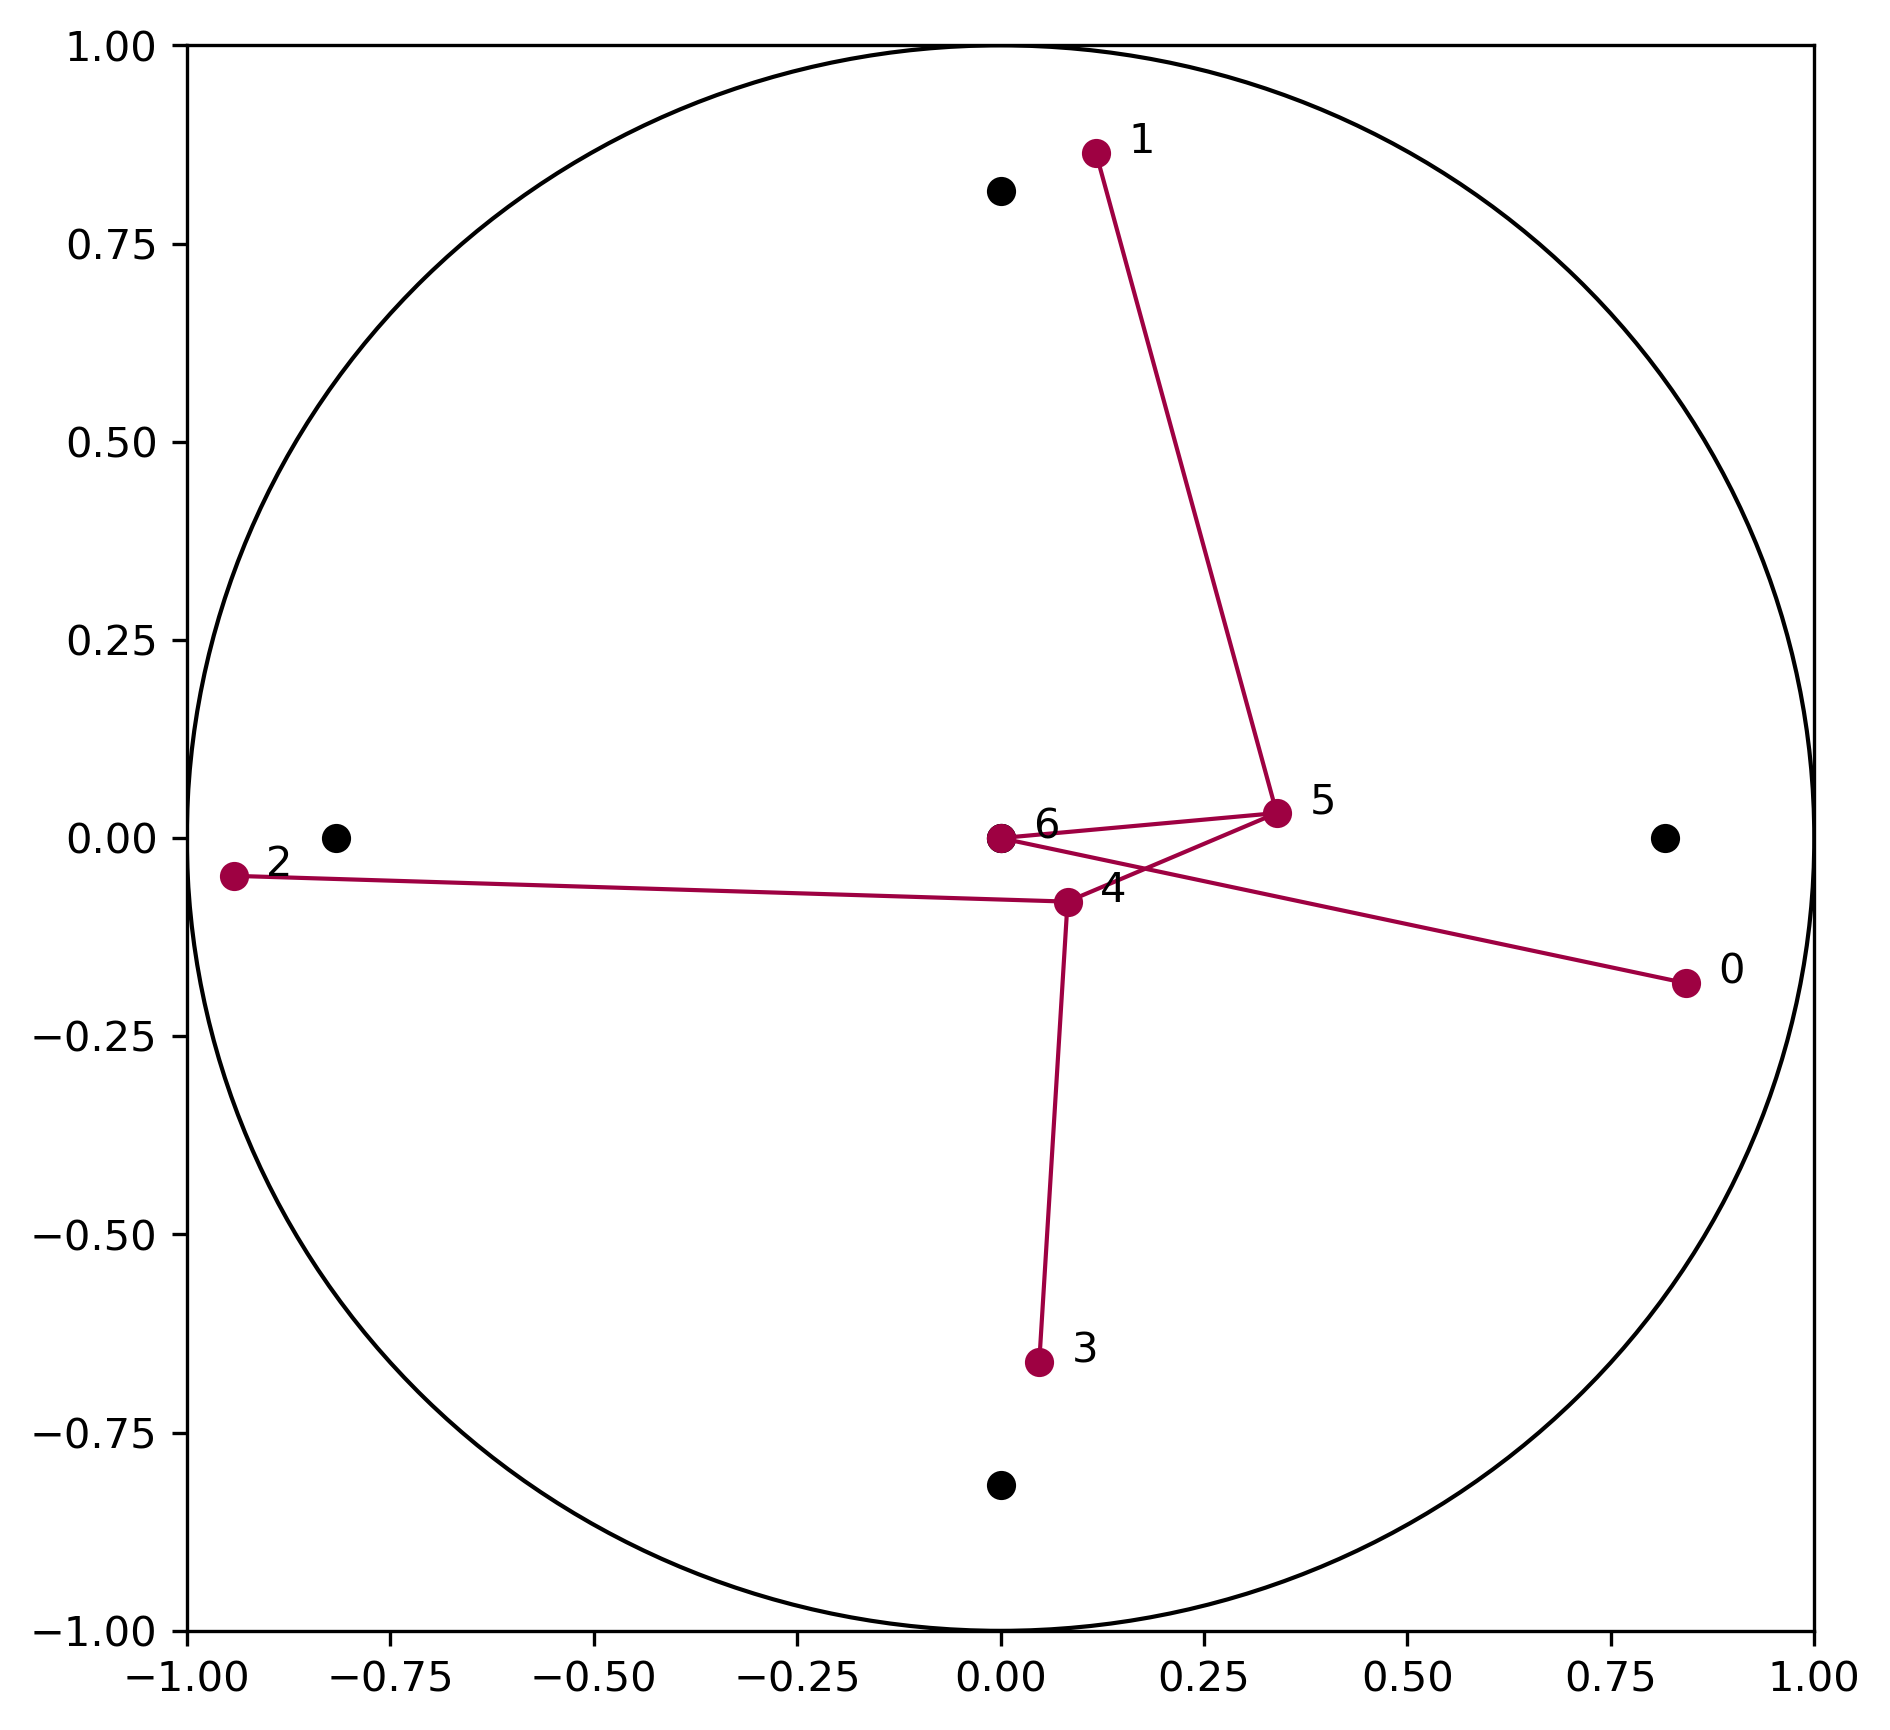

Python code for this plot:
"""
Sample Gaussian points around a perfect star topology in a hyperboloid.
View them on a Poincare disk and make a tree out these samples.
"""

import dodonaphy.hyperboloid as hyp
from dodonaphy.utils import utilFunc
import torch
from matplotlib import pyplot as plt
import matplotlib.cm

S = 4  # n_seqeunces
DIM = 2  # Corresponds to H^DIM in R^DIM+1.
HEIGHT = 5  # HEIGHT of points on hyperboloid
N_SAMPLES = 1  # number of trees to sample

# Embed points into a star tree at a given HEIGHT from above the "origin" on
# a hyperboloid. DIM must be 2, i.e. the hyperboloid is a surface in R^3
assert DIM == 2
mu = hyp.embed_star_hyperboloid_2d(HEIGHT, S)

# Variational model on hyperboloid
# NB: points are in R^n+1 but distribution is on surface with dimension DIM
STD = 0.3
VarationalParams = {"sigma": STD*torch.ones(2*S-2, DIM),
                    "xyz_mu": mu}

plt.figure(figsize=(7, 7), dpi=300)
ax = plt.subplot(1, 1, 1)
plt.xlim([-1, 1])
plt.ylim([-1, 1])
cmap = matplotlib.cm.get_cmap('Spectral')

# Plot projection of means onto Poincare
for i in range(2*S-2):
    xy_mu = hyp.hyper_to_poincare(mu[i, :])
    plt.plot(xy_mu[0], xy_mu[1], 'ok')

for i in range(N_SAMPLES):
    # sample the positions from the VM
    sample_xyz = torch.zeros(2*S-2, DIM+1)
    sample_xy = torch.zeros(2*S-2, DIM)
    for j in range(2*S-2):
        # Take a gaussian sample
        sample_xyz[j, :] = hyp.sample_normal_hyper(
            VarationalParams["xyz_mu"][j, :],
            VarationalParams["sigma"][j, :], DIM)

        # convert to poincare ball
        sample_xy[j, :] = hyp.hyper_to_poincare(sample_xyz[j, :])

    # create the corresponding peel
    location_map = (2*S+1) * [0]
    (leaf_r, int_r, leaf_dir, int_dir) = utilFunc.cart_to_dir(sample_xy)
    sample_peel = utilFunc.make_peel(
        leaf_r, leaf_dir, int_r, int_dir, location_map)

    # add fake root to end (already in make_peel)
    root_xy = torch.unsqueeze(sample_xy[0, :], 0)
    sample_xy = torch.cat((sample_xy, root_xy), dim=0)

    # Plot the tree
    utilFunc.plot_tree(ax, sample_peel, sample_xy, cmap(i/N_SAMPLES))
